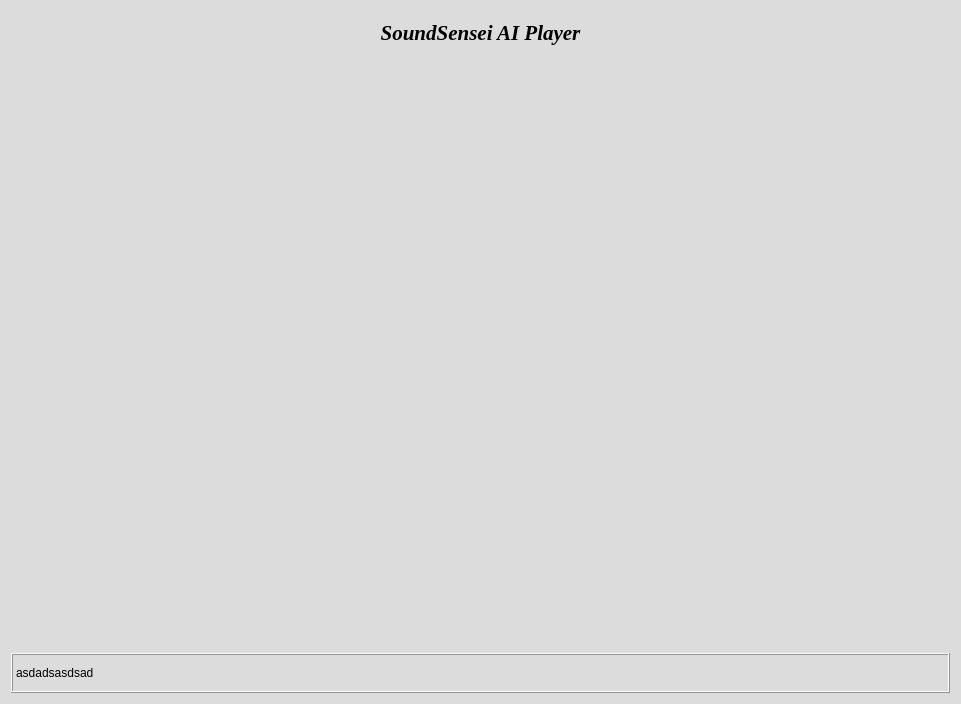
<?xml version="1.0" encoding="UTF-8"?>
<ui version="4.0">
 <class>Form</class>
 <widget class="QWidget" name="Form">
  <property name="geometry">
   <rect>
    <x>0</x>
    <y>0</y>
    <width>957</width>
    <height>704</height>
   </rect>
  </property>
  <property name="windowTitle">
   <string>Form</string>
  </property>
  <property name="styleSheet">
   <string notr="true">background-color: #DCDCDC;</string>
  </property>
  <layout class="QVBoxLayout" name="verticalLayout">
   <item alignment="Qt::AlignTop">
    <widget class="QWidget" name="widget_4" native="true">
     <property name="minimumSize">
      <size>
       <width>939</width>
       <height>30</height>
      </size>
     </property>
     <layout class="QHBoxLayout" name="horizontalLayout_2">
      <property name="bottomMargin">
       <number>0</number>
      </property>
      <item>
       <widget class="QFrame" name="frame_6">
        <property name="frameShape">
         <enum>QFrame::NoFrame</enum>
        </property>
        <property name="frameShadow">
         <enum>QFrame::Raised</enum>
        </property>
       </widget>
      </item>
      <item>
       <widget class="QFrame" name="frame_4">
        <property name="maximumSize">
         <size>
          <width>16777215</width>
          <height>30</height>
         </size>
        </property>
        <property name="frameShape">
         <enum>QFrame::NoFrame</enum>
        </property>
        <property name="frameShadow">
         <enum>QFrame::Raised</enum>
        </property>
        <layout class="QVBoxLayout" name="verticalLayout_8">
         <property name="spacing">
          <number>0</number>
         </property>
         <property name="leftMargin">
          <number>0</number>
         </property>
         <property name="topMargin">
          <number>0</number>
         </property>
         <property name="rightMargin">
          <number>0</number>
         </property>
         <property name="bottomMargin">
          <number>0</number>
         </property>
         <item alignment="Qt::AlignTop">
          <widget class="QLabel" name="header">
           <property name="font">
            <font>
             <family>Times New Roman</family>
             <pointsize>16</pointsize>
             <weight>75</weight>
             <italic>true</italic>
             <bold>true</bold>
            </font>
           </property>
           <property name="layoutDirection">
            <enum>Qt::LeftToRight</enum>
           </property>
           <property name="text">
            <string>SoundSensei AI Player</string>
           </property>
           <property name="textFormat">
            <enum>Qt::RichText</enum>
           </property>
           <property name="alignment">
            <set>Qt::AlignHCenter|Qt::AlignTop</set>
           </property>
          </widget>
         </item>
        </layout>
       </widget>
      </item>
      <item>
       <widget class="QFrame" name="frame_5">
        <property name="frameShape">
         <enum>QFrame::NoFrame</enum>
        </property>
        <property name="frameShadow">
         <enum>QFrame::Raised</enum>
        </property>
        <layout class="QHBoxLayout" name="horizontalLayout_3">
         <item alignment="Qt::AlignRight">
          <widget class="QLabel" name="logo">
           <property name="text">
            <string/>
           </property>
           <property name="pixmap">
            <pixmap resource="Icon.qrc">:/Icon/icons/sensei.png</pixmap>
           </property>
          </widget>
         </item>
        </layout>
       </widget>
      </item>
     </layout>
    </widget>
   </item>
   <item alignment="Qt::AlignBottom">
    <widget class="QWidget" name="widget" native="true">
     <property name="sizePolicy">
      <sizepolicy hsizetype="Preferred" vsizetype="Preferred">
       <horstretch>0</horstretch>
       <verstretch>0</verstretch>
      </sizepolicy>
     </property>
     <layout class="QHBoxLayout" name="horizontalLayout">
      <property name="topMargin">
       <number>0</number>
      </property>
      <property name="rightMargin">
       <number>6</number>
      </property>
      <property name="bottomMargin">
       <number>6</number>
      </property>
      <item>
       <widget class="QWidget" name="widget_2" native="true">
        <layout class="QVBoxLayout" name="verticalLayout_2">
         <property name="topMargin">
          <number>0</number>
         </property>
         <property name="rightMargin">
          <number>6</number>
         </property>
         <property name="bottomMargin">
          <number>6</number>
         </property>
         <item>
          <widget class="QFrame" name="frame">
           <property name="frameShape">
            <enum>QFrame::NoFrame</enum>
           </property>
           <property name="frameShadow">
            <enum>QFrame::Raised</enum>
           </property>
           <layout class="QVBoxLayout" name="verticalLayout_4" stretch="0">
            <property name="leftMargin">
             <number>9</number>
            </property>
            <property name="topMargin">
             <number>6</number>
            </property>
            <property name="rightMargin">
             <number>6</number>
            </property>
            <property name="bottomMargin">
             <number>6</number>
            </property>
            <item>
             <widget class="QLabel" name="theFrame">
              <property name="text">
               <string/>
              </property>
             </widget>
            </item>
           </layout>
          </widget>
         </item>
        </layout>
       </widget>
      </item>
      <item>
       <widget class="QWidget" name="widget_3" native="true">
        <property name="minimumSize">
         <size>
          <width>381</width>
          <height>0</height>
         </size>
        </property>
        <layout class="QVBoxLayout" name="verticalLayout_3">
         <property name="topMargin">
          <number>0</number>
         </property>
         <property name="rightMargin">
          <number>6</number>
         </property>
         <property name="bottomMargin">
          <number>6</number>
         </property>
         <item>
          <widget class="QFrame" name="frame_2">
           <property name="frameShape">
            <enum>QFrame::NoFrame</enum>
           </property>
           <property name="frameShadow">
            <enum>QFrame::Plain</enum>
           </property>
           <layout class="QVBoxLayout" name="verticalLayout_5">
            <property name="topMargin">
             <number>6</number>
            </property>
            <property name="rightMargin">
             <number>6</number>
            </property>
            <property name="bottomMargin">
             <number>6</number>
            </property>
            <item>
             <widget class="QLabel" name="diagram">
              <property name="text">
               <string/>
              </property>
             </widget>
            </item>
           </layout>
          </widget>
         </item>
         <item>
          <widget class="QFrame" name="frame_3">
           <property name="frameShape">
            <enum>QFrame::NoFrame</enum>
           </property>
           <property name="frameShadow">
            <enum>QFrame::Raised</enum>
           </property>
           <layout class="QVBoxLayout" name="verticalLayout_6">
            <property name="topMargin">
             <number>6</number>
            </property>
            <property name="rightMargin">
             <number>6</number>
            </property>
            <property name="bottomMargin">
             <number>6</number>
            </property>
           </layout>
          </widget>
         </item>
        </layout>
       </widget>
      </item>
     </layout>
    </widget>
   </item>
   <item>
    <widget class="QWidget" name="widget_5" native="true">
     <property name="maximumSize">
      <size>
       <width>16777215</width>
       <height>40</height>
      </size>
     </property>
     <layout class="QHBoxLayout" name="horizontalLayout_4">
      <property name="spacing">
       <number>0</number>
      </property>
      <property name="leftMargin">
       <number>0</number>
      </property>
      <property name="topMargin">
       <number>0</number>
      </property>
      <property name="rightMargin">
       <number>0</number>
      </property>
      <property name="bottomMargin">
       <number>0</number>
      </property>
      <item>
       <widget class="QLabel" name="songInfo">
        <property name="frameShape">
         <enum>QFrame::Box</enum>
        </property>
        <property name="frameShadow">
         <enum>QFrame::Raised</enum>
        </property>
        <property name="text">
         <string>asdadsasdsad</string>
        </property>
       </widget>
      </item>
     </layout>
    </widget>
   </item>
  </layout>
 </widget>
 <resources>
  <include location="Icon.qrc"/>
 </resources>
 <connections/>
</ui>
